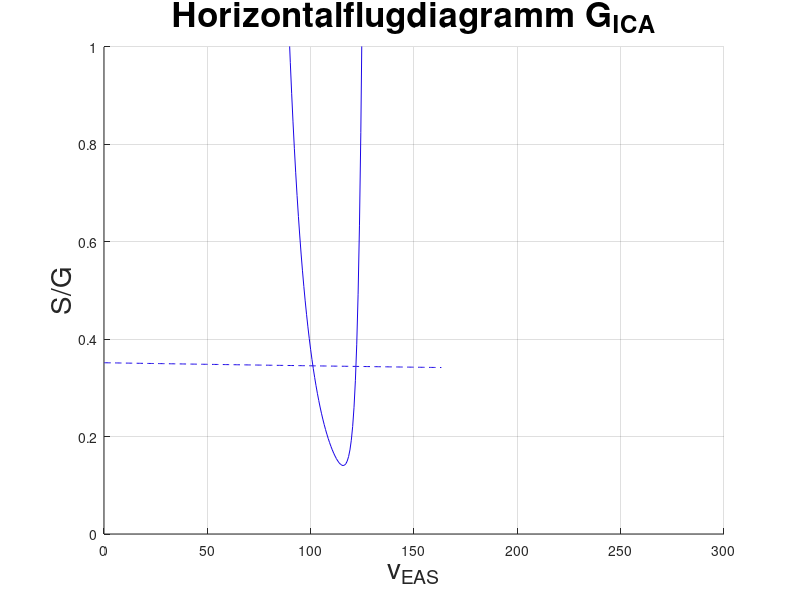

The MATLAB source for this figure: (Note: this script raises an error after producing the figure.)
% FE2 PS7 Visualisierung Flugleistung 1 


clc
clear all
close all


load Projekt_specs.mat
load Ergebnisse_ISA_DATA.mat
load Ergebnisse_FLugleistung_1.mat
load Ergebnisse_Widerstand_FE2.mat
load Ergebnisse_Massen_FE2.mat

% Anzahl der Plots
numPlots = length(Ergebnisse_Flugleistung_1.hoehe_m);

w = 10;     % Variabele zur reduktion der geplotteten graphen es empiehlt sich abhaengig von der anzahn der stuetzstellen eine zahl zu waehlen

% Farbverlauf definieren
colorStart = [1, 0.2, 0];   % Startfarbe (RGB)
colorEnd = [0, 0, 1];     % Endfarbe (RGB)

% Farbwerte für jeden Plot berechnen
colors_1 = zeros(numPlots, 3);
colors_2 = zeros(numPlots, 3);
for i = 1:numPlots
    colors_1(i, :) = colorStart + (i-1) * (colorEnd - colorStart) / (numPlots-1);
    colors_2(i, :) = colorStart + (i-1) * (colorEnd - colorStart) / (numPlots-1);
end

% Linienarten definieren
lineStyles = {'--', '-', '-.', '-', '--', '-', '-.', '-', '--', '-', '-.', '-' }; % Gestrichelt, Gepunktet


%% Horizontalflugdiagramm

figure(1) % Horiontalflugdiagramm
hold on
grid on
title('Horizontalflugdiagramm G_{ICA}', 'FontSize',25);
ylabel('S/G', 'FontSize',20);
xlabel('v_{EAS}', 'FontSize',20);
xlim([0 300]);
ylim([0 1]);


for n_plot = 1:numPlots/w

    autoplot_1(n_plot,1) = plot(Ergebnisse_Flugleistung_1.v_EAS_j, Ergebnisse_Flugleistung_1.S_G_vorh_j(n_plot*w,:), 'LineStyle', lineStyles{1,1}, 'Color', colors_1(n_plot*w, :)); %'LineStyle', lineStyles{1,n_plot});
    autoplot_2(n_plot,1) = plot(Ergebnisse_Flugleistung_1.v_EAS_j, Ergebnisse_Flugleistung_1.S_G_erf_j(n_plot*w,:), 'LineStyle', lineStyles{1,2}, 'Color', colors_1(n_plot*w, :)); %, 'LineStyle', lineStyles{1,n_plot});
    Legend{2*n_plot-1} =  '(S/G)_{erf} Hoehe ' + sprintf("%d",Ergebnisse_Flugleistung_1.hoehe_m(n_plot*w)) + 'm' ;
    Legend{2*n_plot} =  '(S/G)_{vorh} Hoehe ' + sprintf("%d",Ergebnisse_Flugleistung_1.hoehe_m(n_plot*w)) + 'm';
    legend(Legend(1:n_plot*2),Location='eastoutside', FontSize=10);

end


% plot(v_EAS_j(n_datensatz, :), eps_inkomp_j(n_datensatz, :), '--b');
hold off


%% SET

figure(2) % SET
hold on 
grid on
title('Spezifischer Schubüberschuss G_{ICA}', 'FontSize',25)
ylabel('SET','FontSize',20);
xlabel('v_{TAS}','FontSize',20);
xlim([0 350]);
ylim([0 0.1]);


for n_plot = 1:numPlots/w
    autoplot2_1(n_plot,1) = plot(Ergebnisse_Flugleistung_1.v_TAS_j(n_plot*w,:), Ergebnisse_Flugleistung_1.SET(n_plot*w,:), 'LineStyle', lineStyles{1,2}, 'Color', colors_1(n_plot*w, :)); 
    autoplot2_2(n_plot,1) = plot(Ergebnisse_Flugleistung_1.v_TAS_j(n_plot*w, Ergebnisse_Flugleistung_1.Hochpunkte.SET_x(n_plot*w,1)), Ergebnisse_Flugleistung_1.Hochpunkte.SET_y(n_plot*w,:), '*b');     
    Legend2{2*n_plot-1} =  'SET in rad, Hoehe ' + sprintf("%d",Ergebnisse_Flugleistung_1.hoehe_m(n_plot*w)) + 'm' ;
    Legend2{2*n_plot} =  '' + sprintf("%d",Ergebnisse_Flugleistung_1.hoehe_m(n_plot*w)) + 'm';
    legend(Legend2(1:n_plot*2),Location = 'eastoutside', FontSize=10);

end

hold off

%% SEP

figure(3)
hold on 
grid on
title('Spezifischer Überschussleistung G_{ICA}', 'FontSize',25)
ylabel('SEP','FontSize',20);
xlabel('v_{TAS}','FontSize',20);
xlim([0 350]);
ylim([0 15]);


for n_plot = 1:numPlots/w
    autoplot3_1(n_plot,1) = plot(Ergebnisse_Flugleistung_1.v_TAS_j(n_plot*w, :), Ergebnisse_Flugleistung_1.SEP(n_plot*w, :), 'Color',colors_2(n_plot*w,:), 'LineStyle','-');
    autoplot3_2(n_plot,1) = plot(Ergebnisse_Flugleistung_1.v_TAS_j(n_plot*w, Ergebnisse_Flugleistung_1.Hochpunkte.SEP_x(n_plot*w,1)), Ergebnisse_Flugleistung_1.Hochpunkte.SEP_y(n_plot*w,1), '*b');
    Legend3{n_plot*2-1} = 'SEP in m/s, Hoehe ' + sprintf("%d",Ergebnisse_Flugleistung_1.hoehe_m(n_plot*w)) + 'm' ;
    Legend3{n_plot*2} ='';
    legend(Legend3(1:n_plot*2), Location = 'eastoutside', FontSize=16)
end

hold off

%% SR

figure(4) % SR

hold on 
grid on
title('Spezifische Reichweite G_{ICA}','FontSize',25)
ylabel('SR in m/kg','FontSize',20);
xlabel('v_{TAS} in m/s','FontSize',20);
xlim([0 300]);
ylim([0 20]);

for n_plot = 1:numPlots/w
    autoplot4_1(n_plot,1) = plot(Ergebnisse_Flugleistung_1.v_TAS_j(n_plot*w, :), Ergebnisse_Flugleistung_1.SR(n_plot*w, :), 'Color',colors_2(n_plot*w,:), 'LineStyle','-');
    autoplot4_2(n_plot,1) = plot(Ergebnisse_Flugleistung_1.v_TAS_j(n_plot*w, Ergebnisse_Flugleistung_1.Hochpunkte.SR_x(n_plot*w,1)), Ergebnisse_Flugleistung_1.Hochpunkte.SR_y(n_plot*w,1), '*k');
    Legend4{n_plot*2-1} = 'SR in m/kg Hoehe ' + sprintf("%d",Ergebnisse_Flugleistung_1.hoehe_m(n_plot*w)) + 'm' ;
    Legend4{n_plot*2} = '';
    legend(Legend4(1:n_plot*2), Location='eastoutside', FontSize=16)

end

hold off

%% Spezifische Flugdauer

figure(5) 
hold on 
grid on 
title('Spezifische Flugdauer G_{ICA}','FontSize',25)
ylabel('SE in s/kg','FontSize',20);
xlabel('v_{TAS} in m/s','FontSize',20);
xlim([0 350]);

for n_plot = 1:numPlots/w
autoplot5_1(n_plot,1) = plot(Ergebnisse_Flugleistung_1.v_TAS_j_DEC(n_plot*w, :) , Ergebnisse_Flugleistung_1.SE_DEC(n_plot*w,:), 'Color',colors_2(n_plot*w,:), 'LineStyle','-' );
autoplot5_2(n_plot,1) = plot(Ergebnisse_Flugleistung_1.v_TAS_j_DEC(n_plot*w, Ergebnisse_Flugleistung_1.Hochpunkte.SE_DEC_x(n_plot*w,1)), Ergebnisse_Flugleistung_1.Hochpunkte.SE_DEC_y(n_plot*w,1), '*k');
Legend5{n_plot*2-1} = ' in s/kg, Hoehe ' + sprintf("%d",Ergebnisse_Flugleistung_1.hoehe_m(n_plot*w)) + 'm' ;
Legend5{n_plot*2} = '';
legend(Legend5(1:n_plot*2), Location='eastoutside', FontSize=16)

end
hold off

%% Optimalgeschwindigkeiten 

figure(6)
hold on 
grid on 

title('Optimalgeschwindigkeiten bei G_{LDG}','FontSize',25)

ylabel('H in m','FontSize',20);
xlabel('v_{TAS} in m/s','FontSize',20);
xlim([0 350]);


plot(Ergebnisse_Flugleistung_1.TAS_SR_H_vec(:,1), Ergebnisse_Flugleistung_1.TAS_SR_H_vec(:,3),'k');
plot(Ergebnisse_Flugleistung_1.TAS_SEP_H_vec(:,1), Ergebnisse_Flugleistung_1.TAS_SEP_H_vec(:,3),'b');
plot(Ergebnisse_Flugleistung_1.TAS_SET_H_vec(:,1), Ergebnisse_Flugleistung_1.TAS_SET_H_vec(:,3),'r');

legend('SR', 'SEP', 'SET', 'FontSize',15)

hold off


%% Flugbereichsdiagramm



hoehe_CR = round(unitsratio('m','ft')*(specs.flight_level*10^2));

figure(7)
hold on
grid on

title('Flugbereichsdiagramm', FontSize=25)
xlabel('v_{TAS} in m/s', FontSize=20);
ylabel('H in m', FontSize=20);

pl(1) = plot(Ergebnisse_Flugleistung_1.v_s_1g, Ergebnisse_Flugleistung_1.hoehe_m, '--b');
pl(2) = plot(Ergebnisse_Flugleistung_1.v_s_min, Ergebnisse_Flugleistung_1.hoehe_m, 'k');
pl(3) = plot(Ergebnisse_Flugleistung_1.v_BO, Ergebnisse_Flugleistung_1.hoehe_m, 'r');

pl(4) = plot(Ergebnisse_Flugleistung_1.TAS_SR_H_vec(:,1), Ergebnisse_Flugleistung_1.TAS_SR_H_vec(:,3),'.-k');
pl(5) = plot(Ergebnisse_Flugleistung_1.TAS_SEP_H_vec(:,1), Ergebnisse_Flugleistung_1.TAS_SEP_H_vec(:,3),'.-b');
pl(6) = plot(Ergebnisse_Flugleistung_1.TAS_SET_H_vec(:,1), Ergebnisse_Flugleistung_1.TAS_SET_H_vec(:,3),'.-r');
pl(7) = plot(Ergebnisse_Flugleistung_1.TAS_SE_H_vec(:,1), Ergebnisse_Flugleistung_1.TAS_SE_H_vec(:,3),'.-m');

pl(8) = plot(Ergebnisse_Flugleistung_1.v_MO, Ergebnisse_Flugleistung_1.hoehe_m, 'g');

% 
pl(9) = plot(Ergebnisse_Flugleistung_1.v_min_HFD, Ergebnisse_Flugleistung_1.hoehe_m.', '.-g');
pl(10) = plot(Ergebnisse_Flugleistung_1.v_max_HFD, Ergebnisse_Flugleistung_1.hoehe_m, '.-k');

pl(11) = plot((specs.Ma_CR * ISA.a(hoehe_CR)), hoehe_CR, '*r'); % Design point

legend('v_s_{1g}', 'v_s_{min}', 'Ma_{BO}', 'SR_{max}', 'SEP_{max}', 'SET_{max}', 'SE_{max}', 'v_{MO}', 'v_{min}', 'v_{max}', 'DP', 'FontSize',15 ,Location='eastoutside');

















